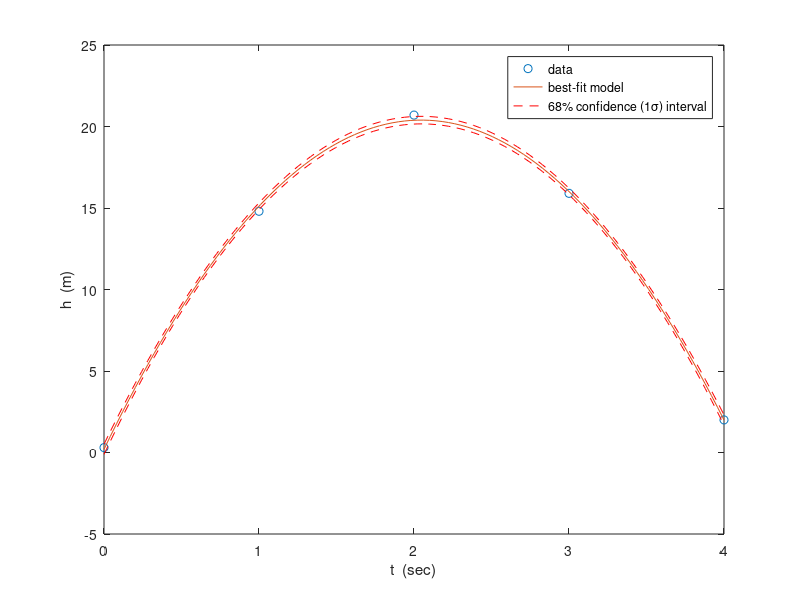

MATLAB code to generate this figure:
%Tossing a lead weight: example of linear regression error 

%matrix of modeling functions: first column of ones, second column = t,
%third column = -0.5*t^2 (data is modeled by h = h0 +V0*t +0.5g*t^2).
%We shall denote our model by the vector equation A*x=b
A=[ones(1,5);0:4;-0.5*(0:4).^2]'
%height measurements in meters
h=[0.3 14.8 20.7 15.9 2]'
K=inv(A'*A)*A'
% our modeling parameters, (h0,V0,g)
x=K*h
%variance in data
Shsq=sum((h-A*x).^2)/(5-3)
%variance in first modeling parameter, for demonstration only.
%other variances and covariances can be extracted from the symmetric SIGMAxsq.
Sx1sq=K(1,:)*K(1,:)'*Shsq
%SIGMAbsq: matrix of covariance of the observations b.
%If the observations are independent then SIGMAbsq will be diagonal only.
%We further assume that all observations have the same variance.
%(a common assumption)
SIGMAbsq=eye(5)*Shsq
%matrix of covariance of the regression parameters
SIGMAxsq=K*SIGMAbsq*K'
%Suppose we wish to determine the model value at 100 points ranging from 0 to 4.
%Thus, we now have the vector equation: bm = Am*x
Am=[ones(1,100);linspace(0,4,100);-0.5*linspace(0,4,100).^2]';
%Finally, we have the matrix of covariance of bm.
%In general, only the diagonal elements of SIGMAbmsq are of interest.
sigmabmsq=diag(Am*SIGMAxsq*Am');
plot(A(:,2),h,'o',Am(:,2),Am*x)
hold on
plot(Am(:,2),Am*x+sqrt(sigmabmsq),'r--',Am(:,2),Am*x-sqrt(sigmabmsq),'r--')
hold off
legend('data','best-fit model','68% confidence (1\sigma) interval')
xlabel('t  (sec)')
ylabel('h  (m)')
